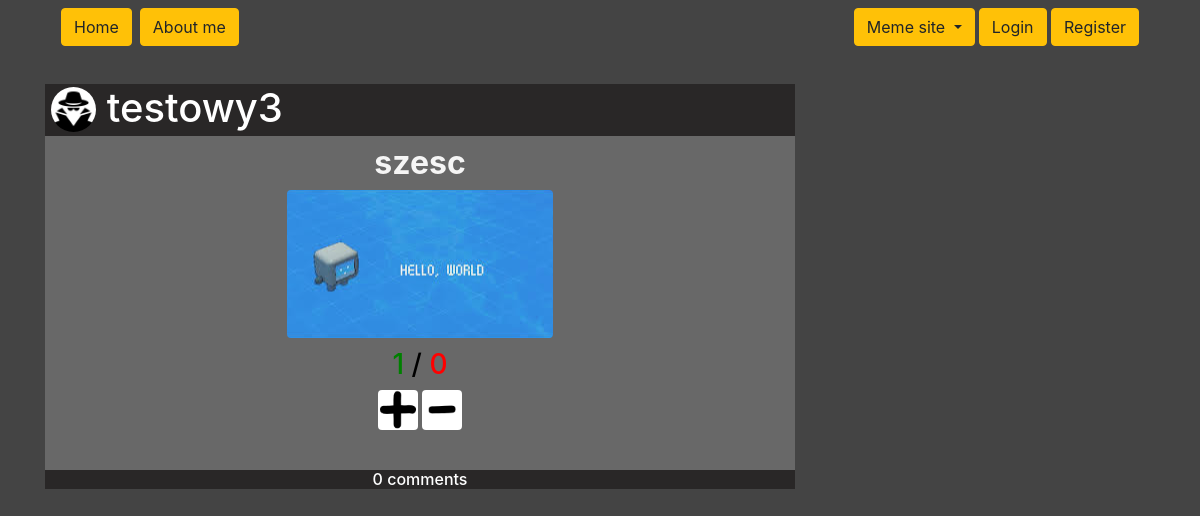
The app's page /meme/18/, older data.
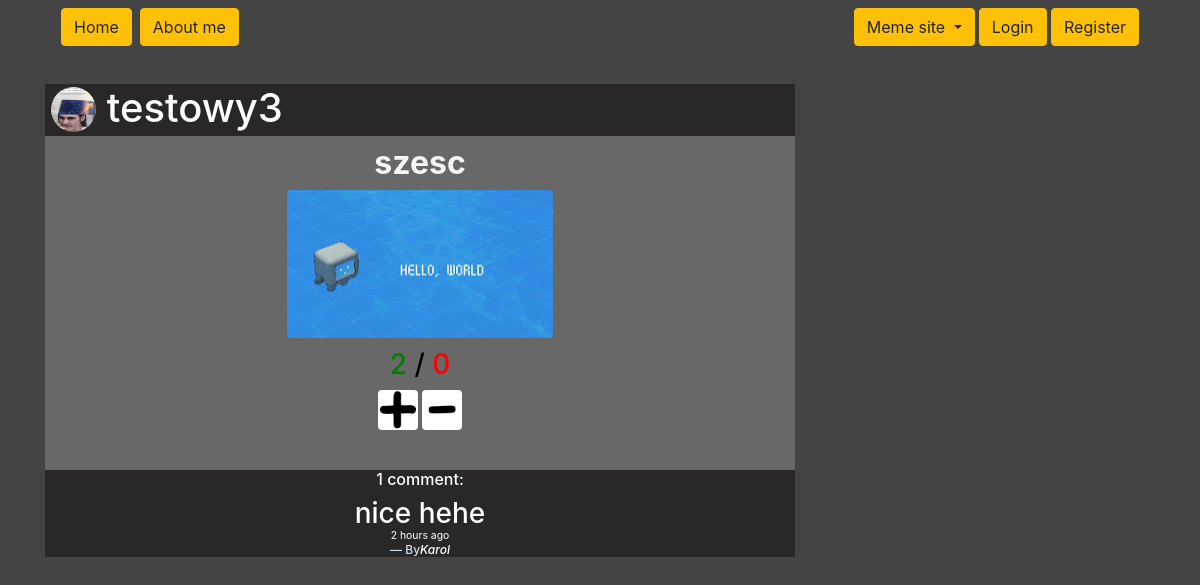
The same page, newer data.
### meme_site/models.py (models this page shows, shortened)
class MemePost(models.Model):
    user = models.ForeignKey(User, on_delete=models.CASCADE)
    image = models.ImageField(upload_to='meme_images/', blank=False, null=False)
    title = models.CharField(max_length=100)
    date_added = models.DateTimeField(default=timezone.now)
    thumb_up = models.ManyToManyField(User, related_name="liked_up", blank=True)
    thumb_down = models.ManyToManyField(User, related_name="liked_down", blank=True)

class Comment_section(models.Model):
    post = models.ForeignKey(MemePost, on_delete=models.CASCADE)
    user = models.ForeignKey(User, on_delete=models.CASCADE)
    content = models.TextField(max_length=500)
    timestamp = models.DateTimeField(default=timezone.now)

### my_site/models.py (models this page shows, shortened)
class MySiteProfile(models.Model):
    user = models.OneToOneField(User, on_delete=models.CASCADE)
    image = models.ImageField(default="incognito.png", upload_to="Profile_image")

### meme_site/views.py (the view)
# urls.py: path('<int:id>/', memeDetailView, name="memeDetailView"),
def memeDetailView(request, id):
    post = get_object_or_404(MemePost, id=id)
    comments = Comment_section.objects.filter(post=post).order_by('-id')
    template_name = 'meme_site/meme_detail.html'
    comment_form = CommentForm(request.POST or None)
    if comment_form.is_valid():
        content = request.POST.get('content')
        comment = Comment_section.objects.create(post=post, user=request.user, content=content)
        comment.save()
        return redirect(post.get_absolute_url())
    else:
        comment_form= CommentForm()
    current_date = datetime.datetime.now()
    date_delay = comments
    thumbed_up = False
    user = request.user
    if post.thumb_up.filter(id=user.id).exists():
        thumbed_up = True
    thumbed_down = False
    if post.thumb_down.filter(id=user.id).exists():
        thumbed_down = True
    context = {
        'my_object': post,
        'my_comments': comments,
        'comment_form': comment_form,
        'thumbed_up': thumbed_up,
        'thumbed_down': thumbed_down,
        'current_date': current_date,
    }
    return render(request, template_name, context)

### meme_site/templates/meme_site/meme_detail.html (shortened to what this page needs)
{% extends 'my_site/base.html' %}
{% load humanize %}
{% block content %}
<div class="article-metadata">
    <div class="authorbox">
        <h1><img src="{{ my_object.user.mysiteprofile.image.url }}" class="rounded-circle circle_img_detail">
            {{ my_object.user.username }}</h1>
    </div>
    <div class="box_title">
        <h2> {{ my_object.title }}</h2>
        <img src=" {{ my_object.image.url }}" class="rounded">
    </div>
    <div class="likes_section">
        <h3 style="color: green;">{{ my_object.thumb_up.count }}
            <span style="color:rgb(0, 0, 0);">/</span>
            <span style="color:red;">{{ my_object.thumb_down.count }}</span>
        </h3>
        {% if thumbed_up == False and thumbed_down == False %}
        <a href="{% url 'like_up' my_object.id %}"><img class="rounded circle_vote" src="/media/plus.png"></a>
        <a href="{% url 'like_down' my_object.id %}"><img class="rounded circle_vote" src="/media/minus.png"></a>
        {% elif thumbed_up == True and thumbed_down == False %}
        <img class="rounded circle_vote" src="/media/plus_clicked.png"></a>
        <img class="rounded circle_vote" src="/media/minus.png"></a>
        {% elif thumbed_up == False and thumbed_down == True %}
        <img class="rounded circle_vote" src="/media/plus.png"></a>
        <img class="rounded circle_vote" src="/media/minus_clicked.png"></a>
        {% endif %}
    </div>
</div>
<div class="comment_section">
    {% if my_comments.count == 0 %}
    <h6>{{ my_comments.count }} comments</h6>
    {% elif my_comments.count < 2 %}
    <h6>{{ my_comments.count }} comment:</h6>
    {% else %}
    <h6>{{ my_comments.count }} comments:</h6>
    {% endif %}
    <h6>{% for comment in my_comments %}
    <div class="blockquote">
        <div style="font-size: small">
            <h3 class="mb-0"> {{ comment.content }} </h3>
            <small>
                <p class="mb-0"> {{ comment.timestamp|naturaltime }} </p>
            </small>
        </div>
        <footer class="blockquote-footer">By<cite
                title="Source Title"><a href="{% url 'mySiteProfile_page' %}" style="color: #ffffff;">{{comment.user|capfirst}}</a></cite></footer>
    </div>
    {% endfor %}
</div>
{% endblock content%}

Row changes from the older to the newer data that the page shows:
changed through a linked row, MemePost "szesc": user.mysiteprofile.image: a different picture; thumb_up.count "1" → "2"
added Comment_section: content "nice hehe", timestamp "2 hours ago", user "Karol"
Text that changed along with them:
{{ my_comments.count }}: (not shown) → "1"
{{ my_comments.count }}: "0" → (not shown)
text no longer shown: "comments"
text now shown: "comment:"
